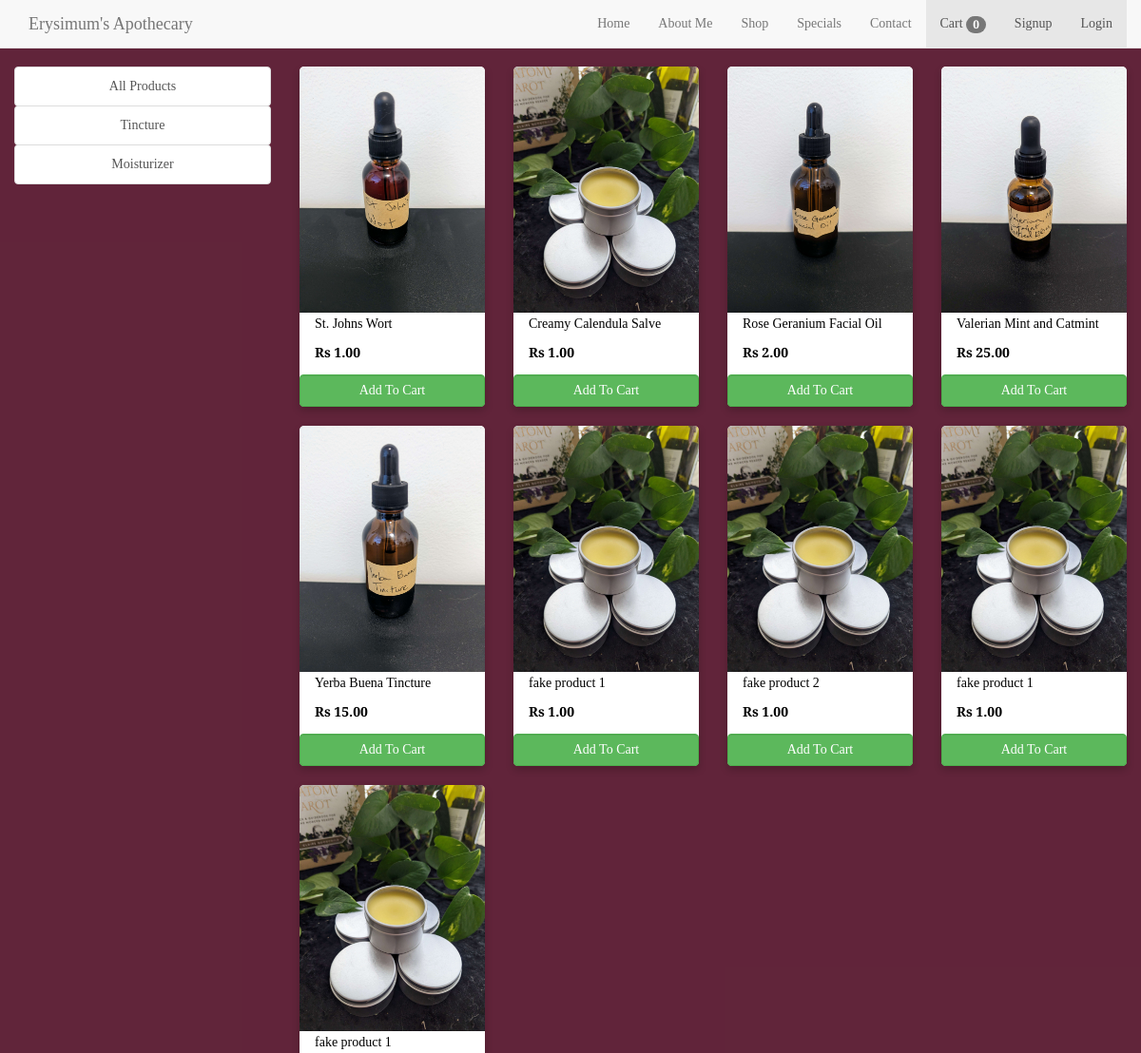
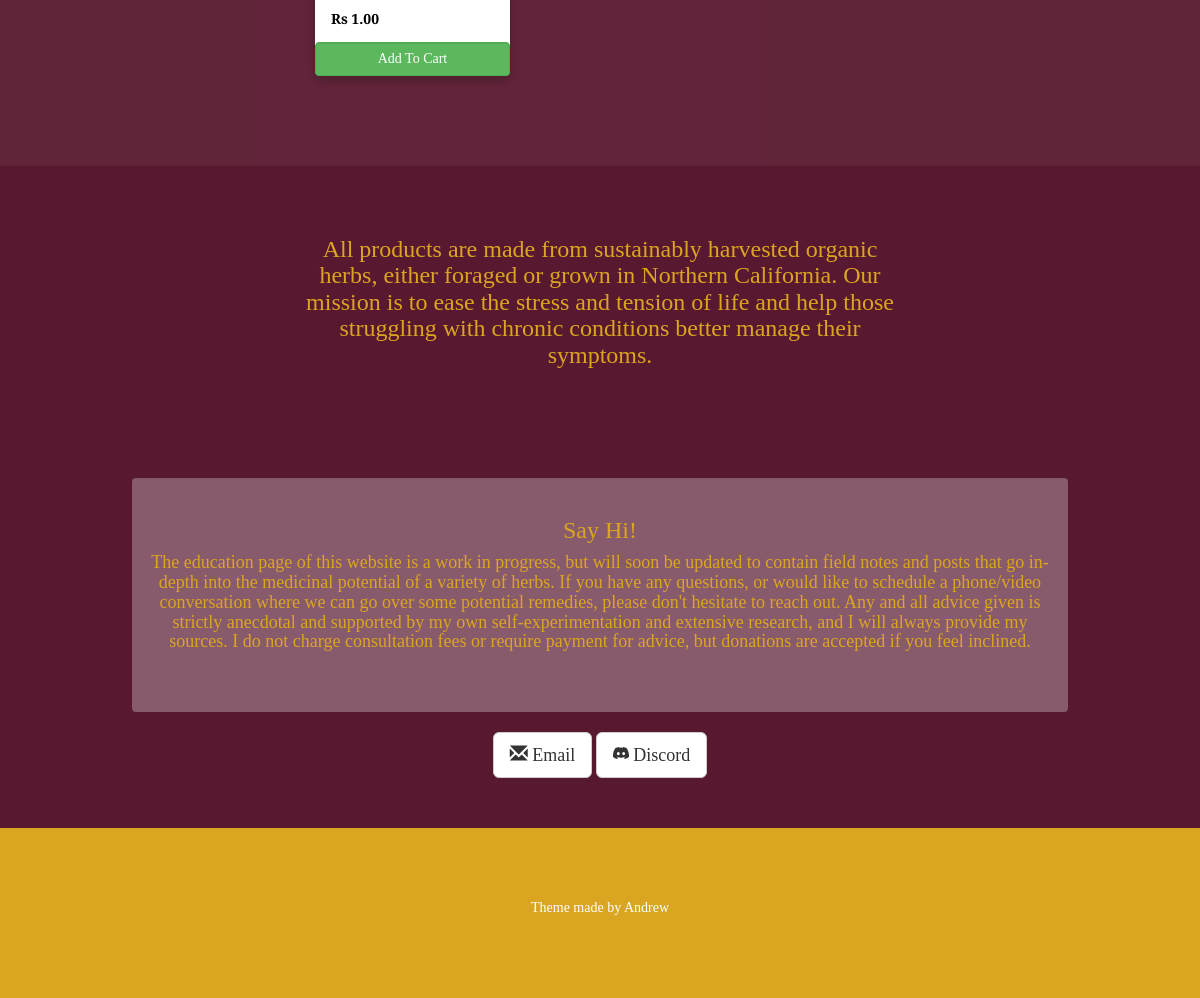
/shop/catalog, run on the app's committed database (2 pictures, top to bottom).
### shop/models.py (models this page shows, shortened)
class Category(models.Model):
    name = models.CharField(max_length=250)
    @staticmethod
    def get_all_categories():
        return Category.objects.all()

class Product(models.Model):
    product_name = models.CharField(max_length=255)
    product_quantity = models.IntegerField()
    product_price = models.DecimalField(max_digits=5, decimal_places=2)
    on_sale = models.BooleanField(default=False)
    product_description = models.TextField()
    product_image = models.ImageField(
        default = 'product_images/default_product_image.jpg', #TODO check if this works
        upload_to = 'product_images'
        )
    category = models.ForeignKey(Category, default=1, on_delete=models.CASCADE)
    remedy = models.ManyToManyField(Remedy, default="None")
    @staticmethod
    def get_all_products():
        return Product.objects.all()

### shop/views.py (the view)
# urls.py: path('catalog', views.catalog, name='catalog'),
def catalog(request):
    cart = request.session.get('cart')
    if not cart:
        request.session['cart'] = {}
    products = None
    categories = Category.get_all_categories()
    categoryID = request.GET.get('category')
    if categoryID:
        products = Product.get_all_products_by_categoryid(categoryID)
    else:
        products = Product.get_all_products()
    data = {}
    data['products'] = products
    data['categories'] = categories
    print('you are : ', request.session.get('email'))
    return render(request, 'shop.html', data)

### shop/templatetags/cart.py (called while the page is built)
@register.filter (name='is_in_cart')
def is_in_cart(product, cart):
    keys = cart.keys ()
    for id in keys:
        if int (id) == product.id:
            return True
    return False;

### shop/templatetags/custom_filter.py (called while the page is built)
@register.filter(name='currency')
def currency(number):
    return "Rs "+str(number)

### shop/templates/shop.html (shortened to what this page needs)
{% extends "base_templates/base_shop.html" %}
{% load static %}
{% load cart %}
{% load custom_filter %}
{% block body %}
<div class="container-fluid mt-3 bgc-3">
	<div class="row">
		<div class="col-lg-3 mx-auto">
			<div class="list-group">
				<a href="/shop/catalog" class="list-group-item list-group-item-action btn btn-outline-success">All Products</a>
				{% for category in categories %}
				<a href="/shop/catalog?category={{category.id}}"
					class="list-group-item list-group-item-action btn btn-outline-success ">{{category.name}}</a>
				{% endfor %}
			</div>
		</div>
		<div id='products' class="col-lg-9 mx-auto">
			<div class="row mx-auto">
				{% for product in products %}
				<div class="col-sm-3">
					<div class="card mx-auto mb-3" id={{product.id}}>
						<img class="cardImage" src="{{product.product_image.url}}" alt="Card image cap">
						<div class="cardContainer">
							<p class="card-title">{{product.product_name}}</p>
							<p class="card-text"><b>{{product.product_price|currency}}</b></p>
						</div>
						<div class="p-0 row-no-gutters">
							{% if product|is_in_cart:request.session.cart %}
							<div class="row-no-gutters">
								<form action="/shop/#{{product.id}}" class="col-lg-4" method="post">
									{% csrf_token %}
									<input hidden type="text" name='product' value='{{product.id}}'>
									<input hidden type="text" name='remove' value='True'>
									<input type="submit" value=" - " class="btn btn-block btn-success border-right">
								</form>
								<div class="text-center col-lg-4 btn btn-success">{{product|cart_quantity:request.session.cart}} in Cart</div>
								<form action="/shop/#{{product.id}}" class="col-lg-4" method="post">
									{% csrf_token %}
									<input hidden type="text" name='product' value='{{product.id}}'>
									<input type="submit" value=" + " class="btn btn-block btn-success border-left">
								</form>
							</div>
							{% else %}
							<form action="/shop/#{{product.id}}" method="POST" class="btn-block">
								<input type="submit" class="float-right btn btn-success form-control"
									value="Add To Cart">
							</form>
							{% endif %}
						</div>
					</div>
				</div>
				{% endfor %}
			</div>
		</div>
	</div>
</div>
<div class="container-fluid container-fluid-buffer text-center bgc-1">
    <div class="row">
        <h3 data-aos="fade-up" style="width: 600px; display:inline-block;">
            All products are made from sustainably harvested organic herbs, either foraged
            or grown in Northern California. Our mission is to ease the stress and tension of life and help those
            struggling with chronic conditions better manage their symptoms.
        </h3>
    </div>
</div>
<div id="contact" >
    <div class="container-fluid container-fluid-buffer text-center bgc-1">
      <div class="center-block well well-opaque" style="padding-bottom: 50px; width: 80%;" >
        <h3>Say Hi!</h3>
        <h4>
            The education page of this website is a work in progress, but will soon be updated to contain field notes and posts that
            go in-depth into the medicinal potential of a variety of herbs. If you have any questions, or would like to schedule a
            phone/video conversation where we can go over some potential remedies, please don't hesitate to reach out. Any and all
            advice given is strictly anecdotal and supported by my own self-experimentation and extensive research, and I will always
            provide my sources. I do not charge consultation fees or require payment for advice, but donations are accepted if you feel inclined.
        </h4>
      </div>
      <a href="mailto: ErysimumsApothecary@Gmail.com" class="btn btn-default btn-lg">
        <span class="glyphicon glyphicon-envelope"></span> Email
      </a>
      <a href="https://discord.gg/vsUPek3G" class="btn btn-default btn-lg">
         Discord
      </a>
    </div>
</div>
<footer class="container-fluid bg-footer text-center">
    <p>Theme made by Andrew</p>
</footer>
{% endblock %}

### static/styles.css (style rules this page uses)
* { font-family: 'Spectral', serif; }
.bgc-1 { background-color: #581830; color: goldenrod; }
.bgc-3 { background-color: #58182ff1; color: goldenrod; }
.bg-footer { background-color: goldenrod; color: #ffffff; }
.container-fluid { padding-top: 70px; padding-bottom: 70px; }
.container-fluid.container-fluid-buffer { padding-top: 50px; padding-bottom: 50px; }
.card { box-shadow: 0 4px 8px 0 rgba(0, 0, 0, 0.2); transition: 0.3s; border-radius: 5px; width: 100%; color: black; background-color: white; margin-bottom: 20px; }
.cardImage { border-radius: 5px 5px 0 0; width: 100%; }
.cardContainer { padding: 2px 16px; }
.well.well-opaque { background-color: rgba(245, 245, 245, 0.3); border: none; }
@media screen and (min-width : 768px) { html,body { font-family: Montserrat; font-style: normal; overflow-x: hidden; width: 100%; box-sizing: border-box; position: relative; } }

### data on the page
Category: name "Tincture"
Category: name "Moisturizer"
Product: product_image (picture), product_name "St. Johns Wort", product_price "Rs 1.00"
Product: product_image (picture), product_name "Creamy Calendula Salve", product_price "Rs 1.00"
Product: product_image (picture), product_name "Rose Geranium Facial Oil", product_price "Rs 2.00"
Product: product_image (picture), product_name "Valerian Mint and Catmint", product_price "Rs 25.00"
Product: product_image (picture), product_name "Yerba Buena Tincture", product_price "Rs 15.00"
Product: product_image (placeholder picture), product_name "fake product 1", product_price "Rs 1.00"
Product: product_image (placeholder picture), product_name "fake product 2", product_price "Rs 1.00"
Product: product_image (placeholder picture), product_name "fake product 1", product_price "Rs 1.00"
Product: product_image (placeholder picture), product_name "fake product 1", product_price "Rs 1.00"

### other printed values
{{ request.session.cart.keys|length }} "0"
